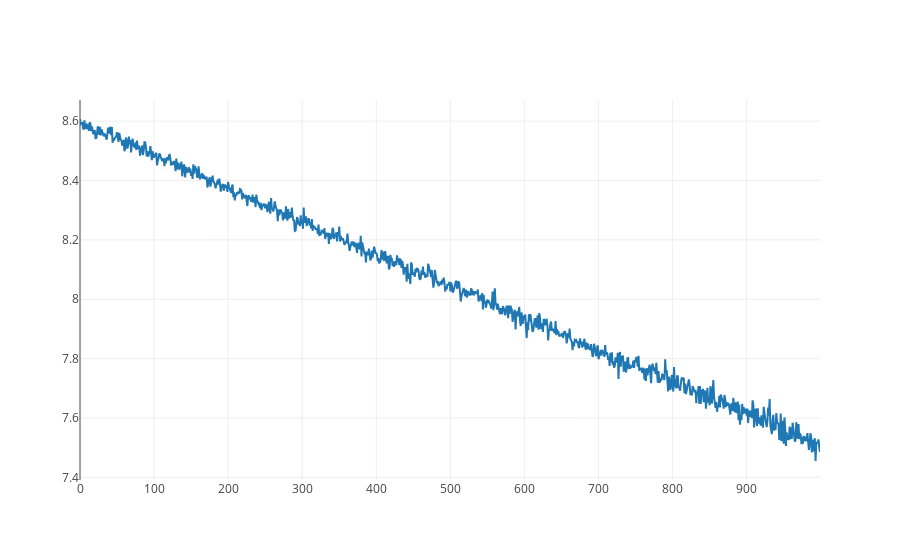

Source (notebook cell):
### Code cell
m = MixtureOfMultinomials(config)
losses = optimize(m.model,  guide_blank, trace_conj, data)
iplot([go.Scatter(x=list(range(len(losses))), y=losses)])

### Figure 1 — Plotly figure (JSON) as saved in the notebook; plotly's stock layout.template omitted (floating-point values rounded to 4 significant figures; data arrays with more than 128 entries replaced by an {"elided": "..."} marker saying what was removed)
{"data": [{"type": "scatter", "uid": "b292fef8-dd50-11e8-a479-0242ac1c0002", "x": {"elided": "1000 int values"}, "y": {"elided": "1000 float values"}}], "layout": {}}
